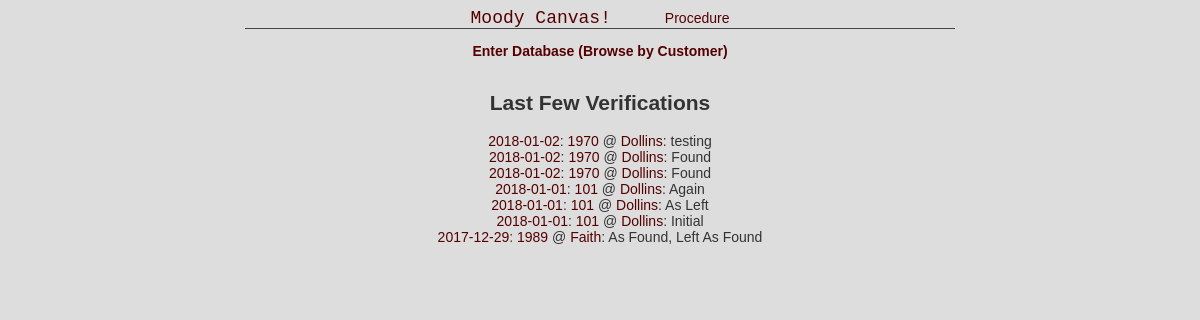
The page /Moody/ on the database as committed earlier.
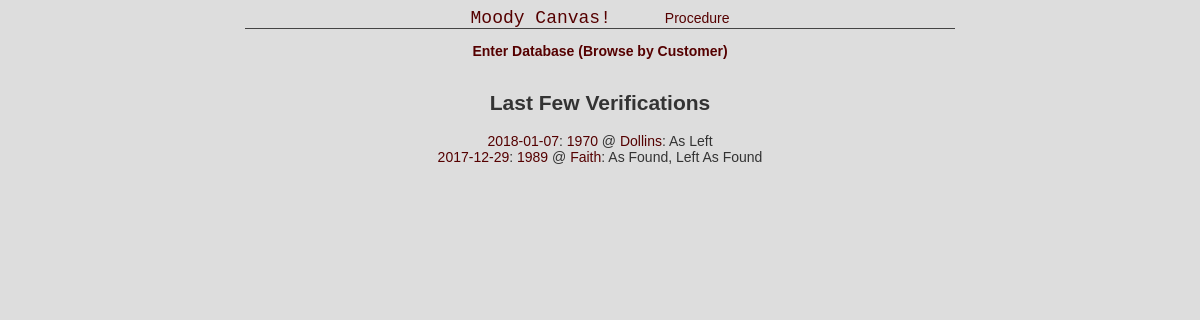
The same page on the database as committed later.
### Moody/models.py (models this page shows)
class Verif(models.Model):
    plate_id = models.ForeignKey(Plate, on_delete=models.CASCADE)
    verif_date = models.DateTimeField('date performed')
    verif_foot = models.IntegerField()
    verif_north = models.IntegerField(default=4)
    verif_NS = models.IntegerField()
    verif_EW = models.IntegerField()
    verif_top = models.FloatField()
    verif_bot = models.FloatField()
    verif_start = models.FloatField()
    verif_end = models.FloatField()
    verif_rep = models.IntegerField()
    verif_flat = models.IntegerField()
    verif_grade = models.CharField(max_length=4)
    verif_len = models.IntegerField()
    verif_wid = models.IntegerField()
    verif_diag = models.IntegerField()
    clos_7 = models.IntegerField()
    clos_8 = models.IntegerField()
    verif_cert = models.TextField(max_length=50)
    verif_tech = models.TextField(max_length=50)
    verif_descr = models.TextField(max_length=50)
    verif_min = models.IntegerField()
    verif_max = models.IntegerField()
    def __str__(self):
        return str(self.verif_date.date())

class Plate(models.Model):
    cust_id = models.ForeignKey(Customer, on_delete=models.CASCADE)
    plate_id = models.CharField(max_length=50)
    plate_sn = models.CharField(max_length=50)
    plate_mfr = models.CharField(max_length=50)
    plate_wid = models.IntegerField()
    plate_len = models.IntegerField()
    def __str__(self):
        return self.plate_id

class Customer(models.Model):
    cust_name = models.CharField(max_length=50)
    def __str__(self):
        return self.cust_name

### Moody/views.py (the view)
# urls.py: path('', views.IndexView.as_view(), name='index'),
class IndexView(generic.ListView):
    template_name = 'Moody/index.html'
    context_object_name = 'recent_verifs'
    def get_queryset(self):
       return Verif.objects.order_by('-verif_date')[:15]

### Moody/templates/Moody/index.html (shortened to what this page needs)
<!DOCTYPE html>
<html>
<head>
</head>
<body>
    <div id="header">
        <ul id="nav">
            <li><a href="{% url 'home:index' %}" style="font-size: 18px; font-family: Courier New, Courier, monospace; margin-right: 50px;">Moody Canvas!</a></li>
            <li><a rel="dead placeholder link">Procedure</a></li>
        </ul>
    </div>
    <p>
        <ul>
            <li style="padding-bottom: 15px; font-weight: bold;"><a href="{% url 'Moody:customers' %}">Enter Database (Browse by Customer)</a></li>
        </ul>
    </p>
    {% if recent_verifs %}
    <h2>Last Few Verifications</h2>
    <ul>
        {% for v in recent_verifs %}
        <li><a href="{% url 'Moody:summary' v.plate_id.cust_id v.plate_id v.id %}">{{ v }}</a>: <a href="{% url 'Moody:verifs' v.plate_id.cust_id v.plate_id %}">{{ v.plate_id }}</a> @ <a href="{% url 'Moody:plates' v.plate_id.cust_id %}">{{ v.plate_id.cust_id }}</a>: {{ v.verif_descr }}</li>
        {% endfor %}
    </ul>
    {% endif %}
</body>
</html>

### Moody/templates/Moody/index.html (style rules this page uses)
a, a:visited, a:active { color: #500; text-decoration: none; }
ul, li { list-style-type: none; list-style-position: inside; padding: 0; margin: 0; }
#nav { list-style-type: none; display: inline-block; margin: 0 auto; }
#nav li { list-style-type: none; display: inline-block; }
#header { position: relative; display: inline-block; margin: 0 auto; text-align: center; width: 60%; border-bottom: 1px solid #444; }

Rows that differ between the two databases and show on the page:
removed Verif: verif_date "2018-01-02", plate_id "1970", plate_id.cust_id "Dollins", verif_descr "testing"
removed Verif: verif_date "2018-01-02", plate_id "1970", plate_id.cust_id "Dollins", verif_descr "Found"
removed Verif: verif_date "2018-01-02", plate_id "1970", plate_id.cust_id "Dollins", verif_descr "Found"
removed Verif: verif_date "2018-01-01", plate_id "101", plate_id.cust_id "Dollins", verif_descr "Again"
removed Verif: verif_date "2018-01-01", plate_id "101", plate_id.cust_id "Dollins", verif_descr "As Left"
removed Verif: verif_date "2018-01-01", plate_id "101", plate_id.cust_id "Dollins", verif_descr "Initial"
added Verif: verif_date "2018-01-07", plate_id "1970", plate_id.cust_id "Dollins", verif_descr "As Left"
